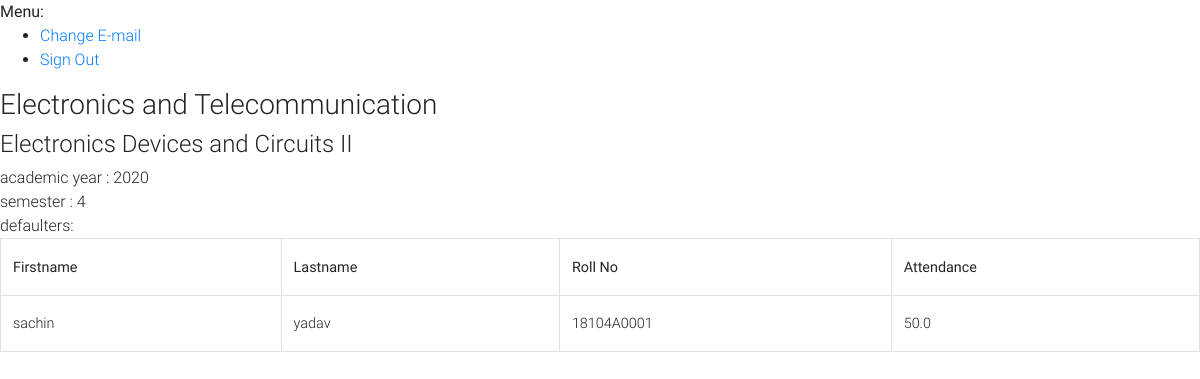
Page /defaulters/1/1 (signed in) on the earlier database version.
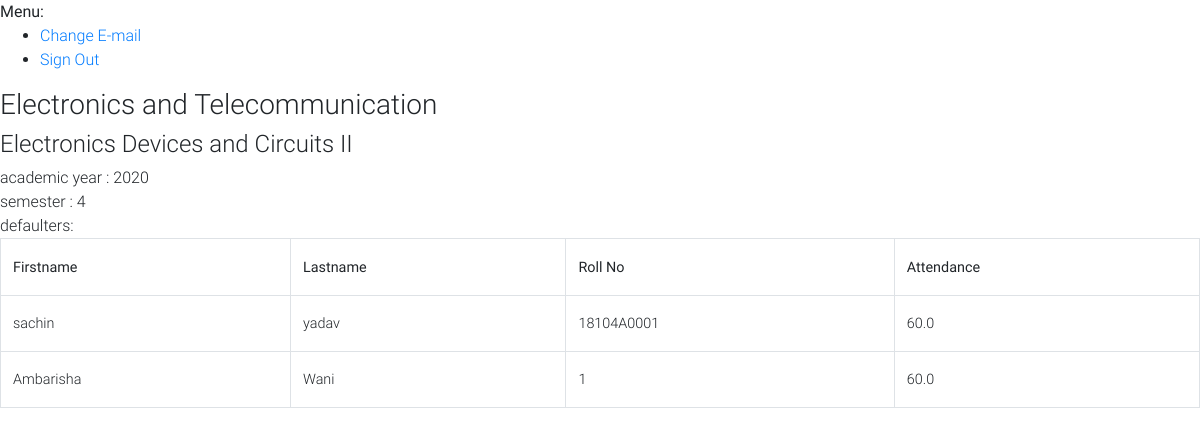
Same page on the later database version.
### addentance/models.py (models this page shows, shortened)
class Attendance(models.Model):
    student  = models.ForeignKey('Student',on_delete=models.CASCADE,blank=True, null=True)
    subject = models.ForeignKey('Subject',on_delete=models.SET_NULL,blank=True, null=True)
    detailed_attendance = models.ManyToManyField('AttendanceTimestamp',blank=True)
    not_attended = models.IntegerField(default=0)
    total = models.IntegerField(default=0)
    def attendance(self):
        try:
            attendance = ( (self.total - self.not_attended) / self.total )* 100
        except :
            attendance=0
        return round(attendance,2)
    def is_defaulter(self):
        if self.total != 0:
            if ( (self.total - self.not_attended) / self.total )* 100  < 75:
                return True
        return False

class Student(models.Model):
    first_name  = models.CharField(max_length = 100)
    last_name  = models.CharField(max_length = 100)
    roll_no  = models.CharField(max_length = 100)

### addentance/views.py (the view)
# urls.py: path('defaulters/<class_pk>/<subject_pk>', views.Defaulters.as_view(), name='defaulter-list'),
class Defaulters(LoginRequiredMixin,View):
    def get(self,request,class_pk,subject_pk,*args,**kwargs):
        class_ = Class.objects.get(pk = class_pk)
        teacher = Teacher.objects.get(user= request.user)
        subject = Subject.objects.get(pk=subject_pk)
        if isTeacher(class_,teacher,subject):
            defaulters = []
            for student in class_.students.all():
                attendance  = Attendance.objects.get(student=student,subject=subject)
                if attendance.is_defaulter():
                    defaulters.append(attendance)
            context = {
                'class':class_,
                'subject':subject,
                'defaulters':defaulters,
            }
            return render(request,"defaulters.html",context)
        else:
            return redirect('home')

### addentance/models.py (called while the page is built)
    def __str__(self):
        return self.branch_name

### addentance/views.py (called while the page is built)
def isTeacher(class_,teacher,subject):
        try:
            teacher_dets  = Teacher_Detail.objects.get(teacher=teacher, subject=subject)
        except:
            teacher_dets = None
        if teacher_dets is not None:
            for class__ in teacher_dets.classes.all():
                if class_==class__:
                        return True
        return False

### templates/defaulters.html
{% extends "base.html" %}
{% block content %}
            <h3>{{class.branch}} {{class.divison}}</h3>
            <h4>{{subject.subject_name}}</h4>
            academic year : {{class.academic_year}}<br>
            semester : {{class.semester}}<br>
            defaulters:
            {% if  defaulters  %}
            <table class="table table-bordered">
                    <tr>
                        <th>Firstname</th>
                        <th>Lastname</th>
                        <th>Roll No</th>
                        <th>Attendance</th>
                    </tr>
            {% for attendance in defaulters  %}
                    <tr>
                        <td>{{attendance.student.first_name}}</td>
                        <td>{{attendance.student.last_name}}</td>
                        <td>{{attendance.student.roll_no}} </td>
                        <td>{{attendance.attendance}}</td>
                        </tr>
            {% endfor %}
            {% else %}
            <h6>NO DEFAULTERS </h6>
           {% endif %}
{% endblock content %}

Differences in the rows shown:
changed Attendance "sachin": attendance "50.0" → "60.0"
now on this page (row edited): Attendance: student.first_name "Ambarisha", student.last_name "Wani", student.roll_no "1", attendance "60.0"
